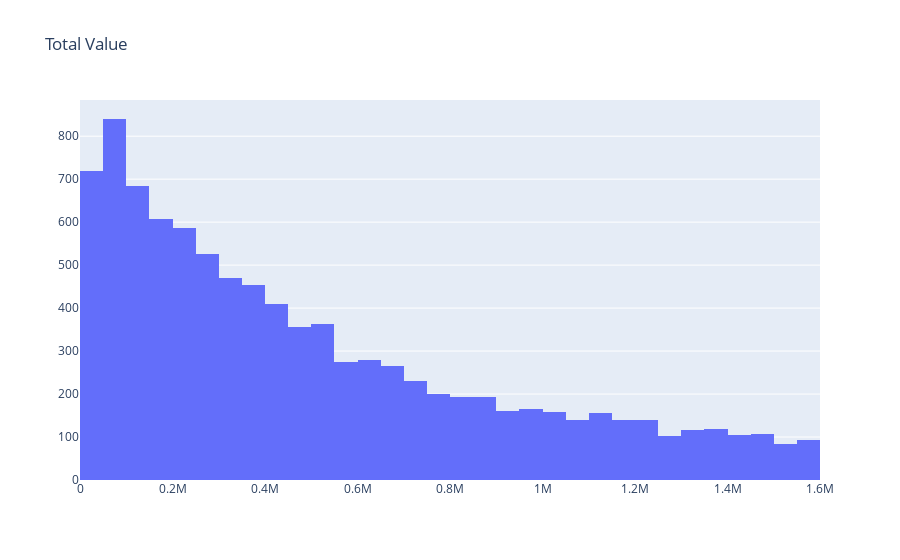

Notebook code cell kept with this figure:
### Code cell
plot_data = [
    go.Histogram(
        x=data_user.query('Revenue < 1600000')['Revenue']
    )
]

plot_layout = go.Layout(
        title='Total Value'
    )
fig = go.Figure(data=plot_data, layout=plot_layout)
pyoff.iplot(fig)

### Figure 1 — Plotly figure (JSON) as saved in the notebook; plotly's stock layout.template omitted (floating-point values rounded to 4 significant figures; data arrays with more than 128 entries replaced by an {"elided": "..."} marker saying what was removed)
{"data": [{"type": "histogram", "x": {"elided": "9440 float values"}}], "layout": {"title": {"text": "Total Value"}}}
